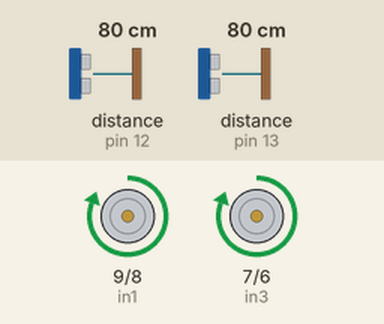
Simulated run of this sketch. Board: Arduino Uno, built with avr-gcc and run on an emulated ATmega328P. Shown: motor-driver pin pairs drawn as motors (green arrow = first pin HIGH = forward, orange = second pin HIGH = backward, longer = more drive, scaled by the enable pin). The inputs (shaded band) are chosen by the test bench; at power-on: distance to the obstacle (sensors on pin 12, pin 13) 80 cm. The echo pulse lasts 58.3 µs per cm.

Above: at 1.2 s.
1.3 s: distance to the obstacle (sensor on pin 12) set to 19 cm
2.8 s: distance to the obstacle (sensor on pin 12) set to 15 cm
At 3.5 s:
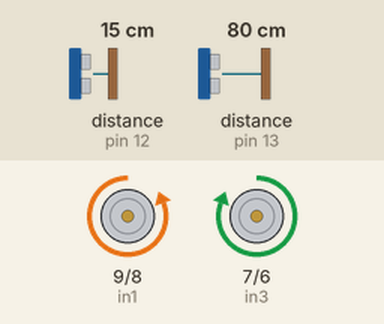
4.3 s: distance to the obstacle (sensor on pin 13) set to 19 cm
5.8 s: distance to the obstacle (sensor on pin 13) set to 15 cm
At 6.46 s:
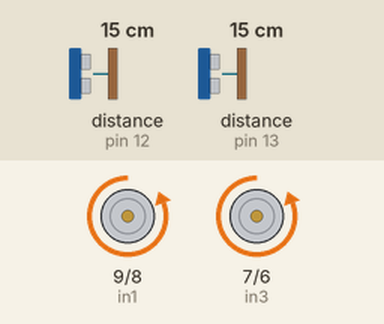
8.8 s: distance to the obstacle (sensor on pin 12) set to 4 cm
11.8 s: distance to the obstacle (sensor on pin 12) set to 2 cm
At 13.7 s:
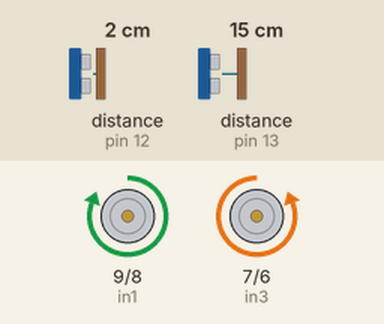
Timing chart, 0 to 14.7 s (numbered marks = the images above; inputs shaded):
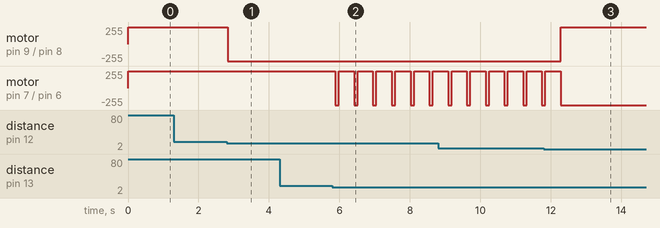

Measured:
- the behaviour switches between 18 and 17 cm on distance to the obstacle (sensor on pin 12) (found by bisection; images 0 and 1)
- the behaviour switches between 18 and 17 cm on distance to the obstacle (sensor on pin 13) (found by bisection; images 1 and 2)
- the behaviour switches between 3 and 2 cm on distance to the obstacle (sensor on pin 12) (found by bisection; images 2 and 3)
- after the input at 1.3 s, every drawn part: stays the same
- after the input at 2.8 s, motor on pin 9 (in1) / pin 8 (in2): forward 255/255 → backward 255/255 at once
- after the input at 4.3 s, every drawn part: stays the same
- after the input at 5.8 s, motor on pin 7 (in3) / pin 6 (in4): alternates forward 255/255 for 0.43 s and backward 255/255 for 0.10 s, starting after 0.09 s
- after the input at 11.8 s, motor on pin 9 (in1) / pin 8 (in2): backward 255/255 → forward 255/255 after 0.48 s; motor on pin 7 (in3) / pin 6 (in4): goes on until 12.3 s, then stays backward 255/255

The sketch:

robot-1.1.ino
```cpp
// ---------------------------------------------------------------------------
// Robot Code
// Currently runs motors
// Adding in sonar, gyroscope, revolution counting, and possibly wifi
// ---------------------------------------------------------------------------

//Set up the sonar
#include <NewPing.h>
#define SONAR_NUM 2      // Number of sensors.  (2 in this case)
#define MAX_DISTANCE 200 // Maximum distance (in cm) to ping.

NewPing sonar[SONAR_NUM] = {   // Sensor object array.
  NewPing(12, 12, MAX_DISTANCE), // Each sensor's trigger pin, echo pin, and max distance to ping.
  NewPing(13, 13, MAX_DISTANCE),
};

// connect motor controller pins to Arduino digital pins
// motor one
int enA = 10;
int in1 = 9;
int in2 = 8;
// motor two
int enB = 5;
int in3 = 7;
int in4 = 6;

void setup()
{
  Serial.begin(115200); // Open serial monitor at 115200 baud to output results.

  // set all the motor control pins to outputs
  pinMode(enA, OUTPUT);
  pinMode(enB, OUTPUT);
  pinMode(in1, OUTPUT);
  pinMode(in2, OUTPUT);
  pinMode(in3, OUTPUT);
  pinMode(in4, OUTPUT);
  //runDemo();
}

void runDemo()
{
  setSpeed(255);
  // this function will drive the robot in a small circle
  //do all of this 4 times
  for (int i = 0; i < 4; ++i)
  {
    //goForward(100);
    goTurn(2,20);
    stopMotors(3);
    delay(1000); // wait 1 second
  }
}

//SUBROUTINES =========================================

void setSpeed(int Speed)
{
    // set speed to 255 out of possible range 0~255
    analogWrite(enA, Speed);
    analogWrite(enB, Speed);
}

void goForward()
{
  // turn on motors forward
  digitalWrite(in1, HIGH);
  digitalWrite(in2, LOW);
  digitalWrite(in3, HIGH);
  digitalWrite(in4, LOW);
}

void goBackward()
{
  // turn on motors forward
  digitalWrite(in1, LOW);
  digitalWrite(in2, HIGH);
  digitalWrite(in3, LOW);
  digitalWrite(in4, HIGH);
}

void goTurn(int turnDir, int tTime)
{
  if (turnDir == 1) // 1 = left
  {
    digitalWrite(in1, HIGH);
    digitalWrite(in2, LOW);
    digitalWrite(in3, LOW);
    digitalWrite(in4, HIGH);
  }
  else if (turnDir == 2) // 2 = right
  {
    digitalWrite(in1, LOW);
    digitalWrite(in2, HIGH);
    digitalWrite(in3, HIGH);
    digitalWrite(in4, LOW);
  }
    delay(tTime*10); // for a millisecond
}

void stopMotors(int Mtrs)
{
  if (Mtrs == 1) // 1 = left
  {
    digitalWrite(in1, LOW);
    digitalWrite(in2, LOW);
  }
  else if (Mtrs == 2) // 2 = right
  {
    digitalWrite(in3, LOW);
    digitalWrite(in4, LOW);
  }
  else if (Mtrs == 3) // 3 = both
  {
    digitalWrite(in1, LOW);
    digitalWrite(in2, LOW);
    digitalWrite(in3, LOW);
    digitalWrite(in4, LOW);
  }
}

void loop()
{
  setSpeed(255);
  int leftPing = sonar[0].ping_in();
  int rightPing = sonar[1].ping_in();
  if (leftPing == 0) { leftPing = 50; }
  if (rightPing == 0) { rightPing = 50; }
  if ((leftPing > 6) && (rightPing > 6))
  {
    goForward();
  } else if ((leftPing < 7) && (rightPing < 7))
  {
    goBackward();
    delay(100);
    goTurn(2,40);
    leftPing = 50;
    rightPing = 50;
  } else if (leftPing < 7)
  {
    goTurn(2,20);
  } else if (rightPing < 7)
  {
    goTurn(1,20);
  }
  delay(30);
}
```
